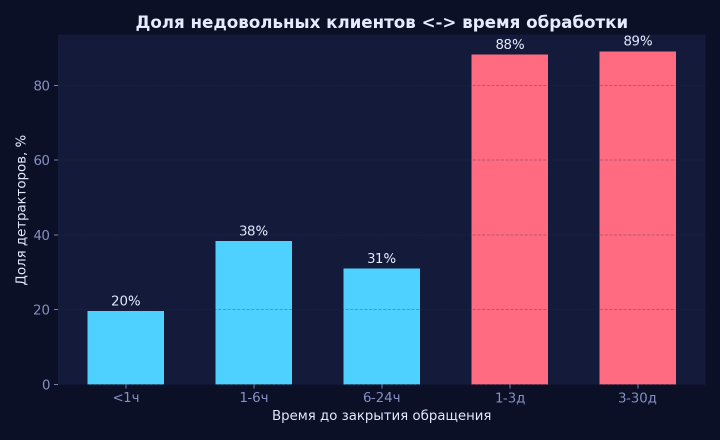
#> input picture images/02_processing_time_vs_detractors.png, 1440 x 880 px (shown at 1/2 size)
$ jupyter execute --allow-errors tbank_reviews_analysis.ipynb
#> lines starting #> are read from the running program, lines starting #| are printed output that depends on the picture
# Отзывы клиентов Т-Банка: где теряем лояльность и что с этим делать

**Кейс со вступительного тестирования Т-Интенсива по продуктовой аналитике (лето 2026).**

Датасет — 56 820 отзывов клиентов о продуктах и сервисе банка за январь-ноябрь 2025 года, собранных с 20 источников (banki.ru, sravni.ru, соцсети и др.). Задача: сформулировать и проверить гипотезы о том, что влияет на удовлетворённость клиентов, и предложить рекомендации по продукту.

Ниже — не просто набор графиков, а последовательность: сначала разбираюсь, чему вообще можно доверять в данных (включая собственную ошибку в методике, которую нашёл и исправил по пути), потом на основе этого разбора проверяю 5 гипотез статистически, потом делаю выводы, которые можно отдать в работу продуктовой команде.

## 1. Что в данных и чему в них можно доверять

Прежде чем считать метрики, стоит понять качество самих данных — иначе можно построить красивый график на мусоре.

[cell 1]
import pandas as pd
import numpy as np
import matplotlib.pyplot as plt
from scipy.stats import spearmanr, mannwhitneyu, chi2_contingency, ttest_ind, f_oneway

pd.set_option('display.max_columns', None)

#> (the rest of this cell did not finish here and is left out)

### 1.1. Как организаторы определяют "промоутера" и "детрактора" — и где я сам ошибся

В задании была дана точная формула:

> Позитивные (промоутеры): оценки 4-5, а также нейтральные/позитивные без оценки;
> Негативные (детракторы): оценки 1-3, а также негативные без оценки.

В первой версии этого анализа я мэппил "нейтральный без оценки" в условную оценку `3`, а потом всех с оценкой `<=3` считал детракторами — из-за этого нейтральные-без-оценки по ошибке попадали в детракторы, хотя по формуле организаторов они промоутеры. Разница — 1782 отзыва (3.1% датасета), и она несимметрично задевала конкретные источники: 624 из них — с площадки `пульс`, 602 — вообще без указанного источника. Из-за этой ошибки в предыдущей версии я получил, что у "пульс" и безымянных обращений 99-100% детракторов — что было прямым следствием бага, а не реальным свойством данных. Ниже — версия с исправленной методикой.

#> (a cell that did not finish here is left out)

### 1.2. `csat_score` — что это реально и почему это не «умная» метрика с текстовым анализом

Официальное описание в задании: интегральная метрика удовлетворённости, "рассчитанная на основе текста, оценки и контекста отзыва". Проверил на практике, что это значит.

#> (a cell that did not finish here is left out)

**Шкала `csat_score` — та же самая 1-5, что и `review_mark`, а не 0-1 или 0-100.** Это важно: несмотря на "интегральное" описание, на выходе это ещё одна оценка по той же шкале, а не принципиально другая метрика. Заполнен всего у 6% отзывов, и заметно смещён к 1 (медиана и 75-й перцентиль — оба равны 1) — потому что csat, судя по всему, считается в основном для уже эскалированных, проблемных обращений, а не для случайной выборки всех отзывов.

#> (a cell that did not finish here is left out)

Корреляция умеренная (rho = 0.37) — то есть `csat_score` и `review_mark` связаны, но не дублируют друг друга. При этом гипотеза "клиент ставит высокую оценку, а на деле недоволен" (то, что можно было бы поймать через рассинхрон mark/csat) почти не подтверждается на данных: таких случаев всего 4 из 61 (6.6%) — слишком редко, чтобы это была системная история, а не шум. Дальше в H1 использую `csat_score` ещё раз — как независимую проверку главного вывода про скорость обработки.

### 1.3. `solution_flg` — не булев флаг, а описательная метка

В сыром виде это не `0/1`, а текст: `проблема решена` / `не указано`. Важно, что `не указано` — это не "не решена", а "для этого отзыва пометка не проставлялась" (обычно потому что отзыв позитивный и решать было нечего).

### 1.4. `review_source` — не два источника, а двадцать, и почти четверть отзывов не привязана к клиенту

Первая версия этого анализа сравнивала только banki.ru и sravni.ru. Источников на самом деле 20. Отдельно проверил профильные колонки клиента (`segment_name`, `subscription_important_flg`, `new_flg`, `influencer_flg`) — все четыре пропущены **строго одновременно** у 23.3% отзывов (13 212 из 56 820), не частично. Это не случайные дыры, а признак того, что эти отзывы не удалось сопоставить с профилем клиента в CRM — и у этой группы доля детракторов заметно ниже среднего, то есть несопоставленные отзывы систематически спокойнее, а не просто "недостаточно данных".

#> (a cell that did not finish here is left out)

[cell 6]
profile_cols = ['segment_name', 'subscription_important_flg', 'new_flg', 'influencer_flg']
#> (the rest of this cell did not finish here and is left out)

## 2. Проверка гипотез

Пять гипотез, каждая — с конкретным статистическим тестом и разбором, что стоит за цифрой. Формулировал их по итогам разведочного анализа, а не заранее — гипотезу про возраст клиента проверял дважды (сначала "в среднем", потом отдельно внутри конкретных продуктов, по наводке о том, что эффект может быть скрыт агрегацией) — и оба раза без устойчивого результата, поэтому она не попала в финальный список.

### H1. Чем дольше решают вопрос — тем ниже оценка

Гипотеза интуитивно очевидна, но стоит проверить: возможно, долгое решение — это следствие изначально сложного/спорного случая, а не причина недовольства.

#> (a cell that did not finish here is left out)

[cell 8]
img = plt.imread('images/02_processing_time_vs_detractors.png')
#> img is the input picture: shape (880, 1440, 4) float32; mean R, G, B, A 0.244, 0.211, 0.325, 1
plt.figure(figsize=(10, 6)); plt.imshow(img); plt.axis('off'); plt.show()

**Подтверждена по основной метрике, но с важной оговоркой от независимой проверки.** По детрактор-флагу связь сильная и значимая: обращения, закрытые за час, дают всего 20% недовольных, а тянущиеся 1-3 дня — 88%.

Проверил ту же гипотезу через официальный `csat_score` (там, где он есть) — и там связь почти исчезает (rho = 0.048, эффект крошечный, хоть и формально значимый на большой выборке). Вероятная причина расхождения — `csat_score` считается для узкой, уже эскалированной подвыборки отзывов, где разброс времени обработки не так сильно связан с итоговым индексом. Итоговый вывод: сигнал реальный и сильный на основной метрике, но не стоит подавать бизнесу цифру "-0.47" как абсолютную истину — она частично зависит от того, какую метрику удовлетворённости считать основной. И отдельно: направление причинности не доказано — сложные кейсы могут и решаться дольше, и злить сильнее по одной общей причине, а не потому что клиента "довело ожидание".

#> (a cell that did not finish here is left out)

### H2. Удовлетворённость системно различается между клиентскими сегментами

В данных есть официальная сегментация банка — `segment_name` с пятью значениями: `Защищённые`, `Малодоходные`, `Доходные`, `Высокодоходные без ПМ`, `Высокодоходные с ПМ`. В задании эти категории не расшифрованы, поэтому сначала разбираюсь, что они значат, прежде чем считать статистику.

**Что означают названия — по контексту, а не по официальному определению (организаторы его не дали).** `Защищённые` / `Малодоходные` / `Доходные` / `Высокодоходные` — похоже на стандартную сегментацию банков по уровню дохода клиента, от самого низкого к самому высокому. `Защищённые`, вероятно, не про доход, а про социальную категорию (например, льготники/пенсионеры под особым режимом обслуживания) — это отдельное измерение, не обязательно "беднее" остальных. `ПМ` в датасете нигде не расшифровано, но по паттерну в данных это почти наверняка означает наличие **персонального менеджера**.

#> (a cell that did not finish here is left out)

Подтверждается: `subscription_important_flg = 1` стоит практически только у клиентов с `Высокодоходные с ПМ` (1684 из 1686 таких клиентов) и нигде больше. То есть «ПМ» в названии сегмента и флаг «подписка важна» — это, по сути, одно и то же: наличие персонального сопровождения. Дальше буду называть это персональным менеджером, оговариваясь, что это моя интерпретация по паттерну данных, а не официальное определение из задания.

**Важная методологическая деталь, которую поправил после вопроса:** разбивка «с ПМ / без ПМ» есть только внутри `Высокодоходные` — у `Защищённые`, `Малодоходные`, `Доходные` такого деления нет. Значит сравнивать все 5 категорий в одном ряду некорректно: разница между `Высокодоходные без ПМ` и `Высокодоходные с ПМ` — это не про доход, а про отдельный сервисный признак внутри одной доходной группы. Чтобы корректно проверить именно гипотезу "доход → лояльность", сначала объединяю два `Высокодоходные`-сегмента в один, и сравниваю 4 однородные по смыслу группы. Отдельно, вторым шагом, проверяю эффект ПМ уже внутри группы (где доход одинаковый, а разница только в наличии персонального менеджера).

#> (a cell that did not finish here is left out)

#> (a cell that did not finish here is left out)

[cell 13]
img = plt.imread('images/09_segment_satisfaction.png')
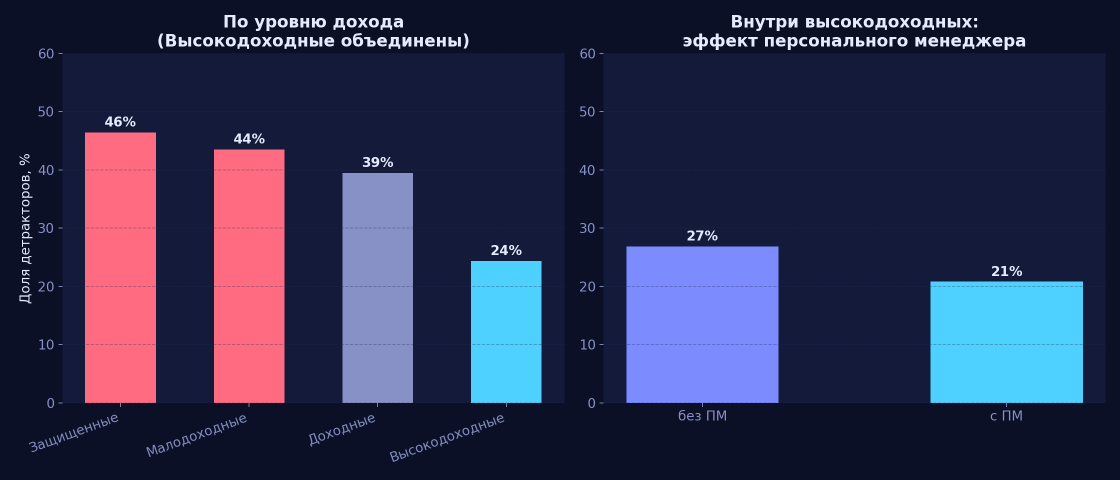
#> input picture images/09_segment_satisfaction.png, 2240 x 960 px (shown at 1/2 size)
#> img is the input picture: shape (960, 2240, 4) float32; mean R, G, B, A 0.183, 0.195, 0.321, 1
plt.figure(figsize=(12, 6)); plt.imshow(img); plt.axis('off'); plt.show()

**Подтверждена на обоих уровнях.** По доходу — чёткая монотонная зависимость даже после объединения высокодоходных в одну группу: 46.4% → 43.5% → 39.5% → 24.4% детракторов (ANOVA F = 177.4, p < 0.001, стало даже сильнее после исправления сравнения). И отдельно, уже внутри самой высокодоходной группы, наличие персонального менеджера снижает долю детракторов ещё раз — с 26.9% до 20.8% (chi2 = 19.5, p < 0.001).

То есть работают два независимых фактора: сам по себе более высокий сегмент дохода даёт более довольного клиента, и персональный менеджер добавляет к этому ещё один слой снижения недовольства сверху. Практический вывод не изменился: понять, что конкретно из персонального сопровождения дешевле перенести на массовый сегмент.

### H3. Доля недовольных клиентов различается между площадками

Здесь я один раз уже ошибся (см. раздел 1.1) — в первой версии из-за бага в разметке промоутер/детрактор получил, что у "пульс" и безымянных обращений 99-100% детракторов, и сделал из этого вывод "это не витрины мнений, а каналы чистых жалоб". После исправления методики картина другая, спокойнее — но не менее полезная.

#> (a cell that did not finish here is left out)

[cell 15]
img = plt.imread('images/10_platform_breakdown.png')
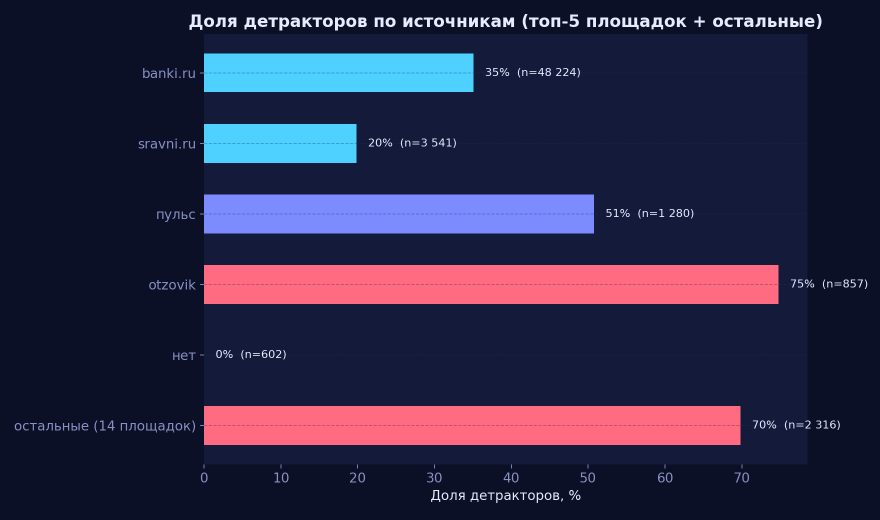
#> input picture images/10_platform_breakdown.png, 1760 x 1040 px (shown at 1/2 size)
#> img is the input picture: shape (1040, 1760, 4) float32; mean R, G, B, A 0.179, 0.166, 0.283, 1
plt.figure(figsize=(11, 7)); plt.imshow(img); plt.axis('off'); plt.show()
